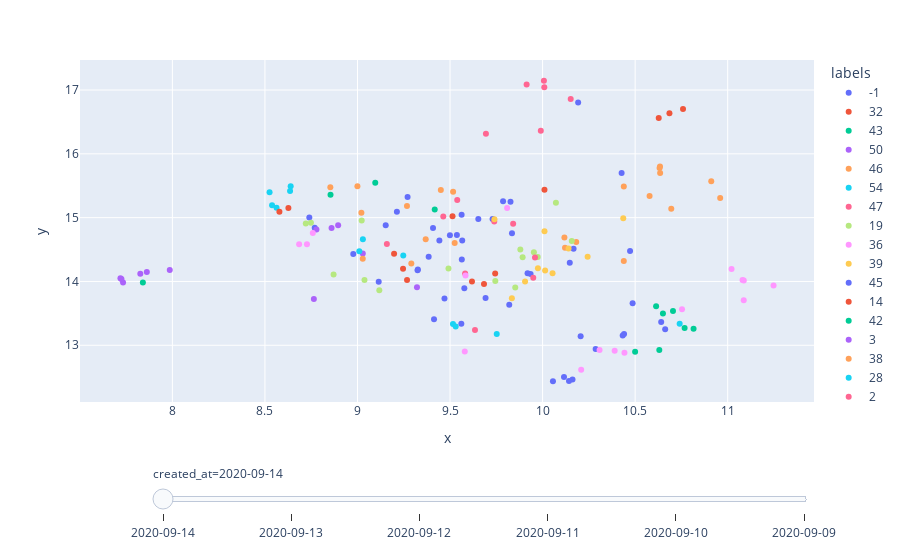

The code cell stored with this chart in its notebook:
### Code cell
fig = px.scatter(result, x="x", y="y",hover_name="headline", color = "labels", animation_frame="created_at")
fig["layout"].pop("updatemenus")
fig.update_layout(
     height=800)
fig.show()
